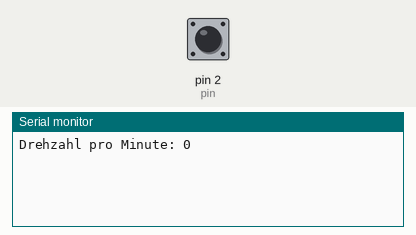
Simulated run of this sketch. Board: Arduino Uno, built with avr-gcc and run on an emulated ATmega328P. Parts: the last lines printed to the serial monitor. Inputs (shaded band) come from the test bench; at power-on: pin 2 (pin) HIGH.

Above: at 1.2 s.
1.3 s: pin 2 (pin) pulled LOW for 0.15 s
At 2.7 s:
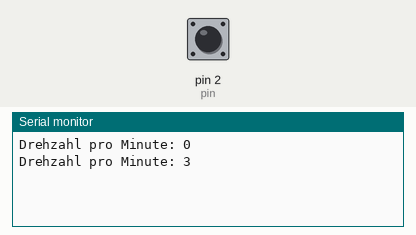
2.9 s: pin 2 (pin) pulled LOW for 1 s
At 3.6 s:
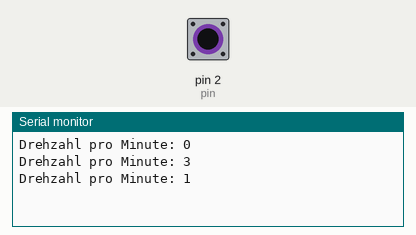
Timing chart, 0 to 5.9 s (numbered marks = the images above; inputs shaded):
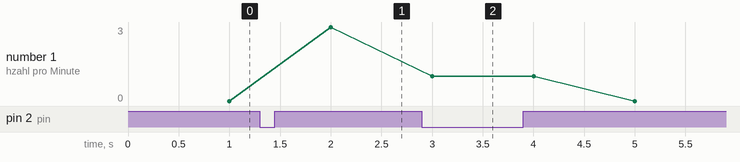

The sketch:

LM363_BasicSketch.ino
```cpp
// sen-speed Demo
// The code measures the revolutions of the encoder disk over a period of
// time (5 seconds by default), then converts it to revolutions per minute
// and outputs it via the serial interface.

// library import
#include "TimerOne.h"
#define pin 2

// needed variables
int interval, wheel, counter;
unsigned long previousMicros, usInterval, calc;

void setup()
{
 counter = 0; // setting counter to 0
 interval = 1; // 5 second interval
 wheel = 20; // number of encoder disc holes

 calc = 60 / interval; // calculate interval to one minute
 usInterval = interval * 1000000; // convert interval to micro
 // seconds
 wheel = wheel * 2; // number of encoder disc wholes times 2
 pinMode(pin, INPUT_PULLUP); // setting pin 2 as input
 Timer1.initialize(usInterval); // initialize timer with interval time
 attachInterrupt(digitalPinToInterrupt(pin), count, CHANGE);
 // executes count, if the level on pin 2 changes

 Timer1.attachInterrupt(output); // executes output after interval time
 Serial.begin(9600); // starts serial interface with 9600 Baud
}

// counts holes on disc (with filter)
void count(){
 if (micros() - previousMicros >= 700) {
 counter++;
 previousMicros = micros();
 }
}

// output to serial
void output(){
 Timer1.detachInterrupt(); // interrupts the timer
 Serial.print("Drehzahl pro Minute: ");
 int speed = ((counter)*calc) / wheel;
 // calculate round per minute

 Serial.println(speed);
 counter = 0; // resetting the counter
 Timer1.attachInterrupt(output); // restarts the timer for output
}

void loop(){
// no loop needed
}
```

Measured:
- after the input at 1.3 s, the serial monitor: prints a new line after 0.70 s (image 1)
- after the input at 2.9 s, the serial monitor: prints a new line after 0.10 s (image 2)
- plotted number 1: 0 → 3 after the input at 1.3 s
